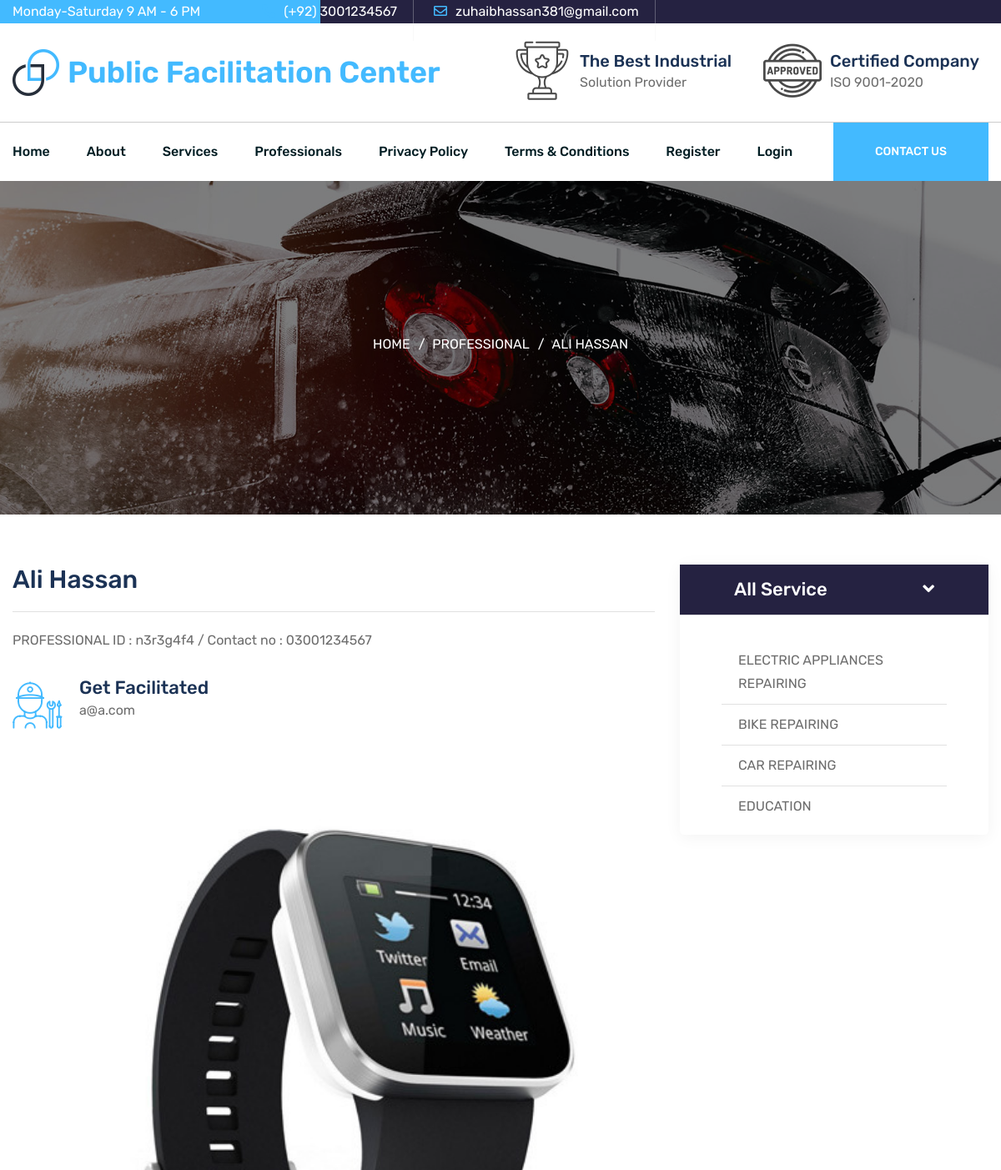
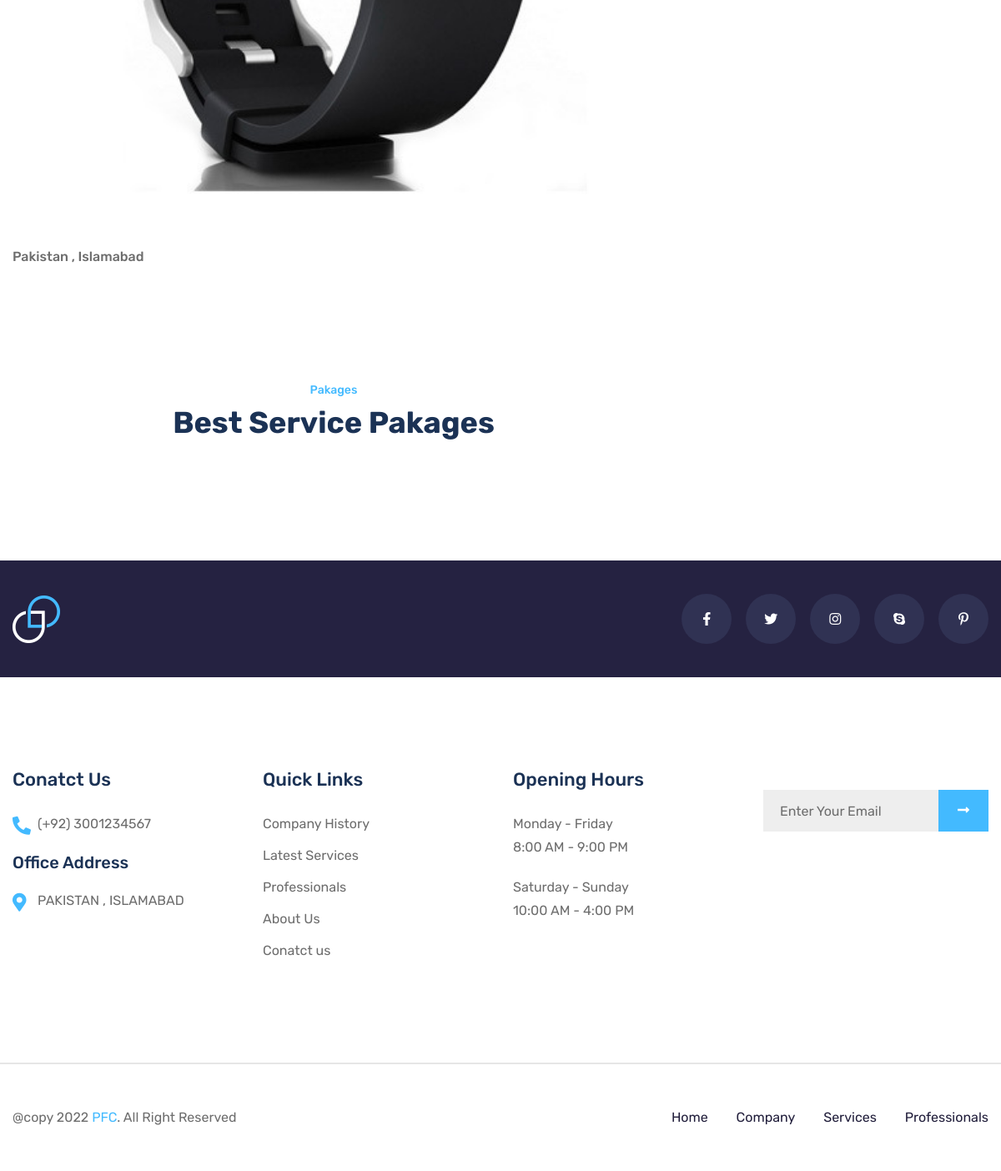
The page /profile/n3r3g4f4 on the database its author committed (2 pictures, top to bottom).
### tables this page shows
CREATE TABLE `tbl_users` (
  `user_id` int(11) NOT NULL,
  `user_profile_image` varchar(255) DEFAULT NULL,
  `user_name` varchar(100) DEFAULT NULL,
  `user_username` varchar(50) DEFAULT NULL,
  `user_slug` varchar(255) DEFAULT NULL,
  `user_email` varchar(255) DEFAULT NULL,
  `user_contact` varchar(20) DEFAULT NULL,
  `user_password` varchar(255) DEFAULT NULL,
  `user_city` varchar(50) DEFAULT NULL,
  `user_location` varchar(255) DEFAULT NULL,
  `service_id` int(11) NOT NULL,
  `user_status` int(1) NOT NULL,
  `user_order` int(11) NOT NULL,
  `user_login_session` varchar(50) DEFAULT NULL
);

CREATE TABLE `tbl_services` (
  `service_id` int(11) NOT NULL,
  `service_slug` varchar(255) DEFAULT NULL,
  `service_title` varchar(255) DEFAULT NULL,
  `service_icon` varchar(100) DEFAULT NULL,
  `service_short_desc` varchar(255) DEFAULT NULL,
  `service_detail` longtext DEFAULT NULL,
  `service_status` int(1) NOT NULL,
  `service_order` int(11) NOT NULL
);

CREATE TABLE `tbl_texts` (
  `txt_id` int(11) NOT NULL,
  `txt_type` varchar(50) NOT NULL,
  `txt_data` longtext DEFAULT NULL
);

### includes/conn.php (called while the page is built, shortened)
<?php session_start();
if ($_SERVER['HTTP_HOST'] != 'localhost') {
    $hostname_dbconn = "localhost";
    $rating_dbname = "public";
    $username_dbconn = "root";
    $password_dbconn = '';
    $path = "http://localhost/public-facilitation-center/";
} else {
    $path = "http://localhost/public-facilitation-center/";
}

### includes/baseFunctions.php (called while the page is built, shortened)
<?php
function doDecode($string, $key = 'fusionmaxcarwash.com')
{
    $key = sha1($key);
    $strLen = strlen($string);
    $keyLen = strlen($key);
    for ($i = 0; $i < $strLen; $i += 2) {
        $ordStr = hexdec(base_convert(strrev(substr($string, $i, 2)), 36, 16));
        $ordKey = ord(substr($key, $j, 1));
        $j++;
        $hash .= chr($ordStr - $ordKey);
    }
    $hash = base64_decode($hash);
    return ($hash);
}
function getTable($table, $where)
{
    global $conn;
    $sql = "SELECT * FROM " . $table . " WHERE " . $where;
    $ex = $conn->query($sql) or die($sql);
    $rs = $ex->fetch_array();
    return $rs;
}
?>

### inc_pages/professional_details.php (the view, shortened to what this page needs)
<?php
$slug = doDecode($_REQUEST['slug']);
$service_qry =  "SELECT * FROM tbl_users  WHERE `user_id`=$slug AND user_status='1' ORDER BY user_order DESC";
$exe1 = $conn->query($service_qry) or die(mysqli_error($conn));
$user = $exe1->fetch_assoc();
?>
<section class="breadcrumbs-area bg_cover"
    style="background-image: url(<?= $path ?>assets/images/bg/breadcrumb-bg-1.jpg);">
    <div class="container">
        <div class="row justify-content-center">
            <div class="col-lg-10">
                <div class="breadcrumbs-content text-center">
                    <ul>
                        <li><a href="#">Home</a></li>
                        <li><a href="<?= $path ?>Professionals">Professional</a></li>
                        <li class="active"><?= $user['user_name'] ?></li>
                    </ul>
                </div>
            </div>
        </div>
    </div>
</section>
<section class="service-details-section pt-60 pb-60">
    <div class="container">
        <div class="row">
            <div class="col-lg-8">
                <div class="service-details-wrapper">
                    <div class="title">
                        <h3><?= $user['user_name'] ?></h3>
                    </div>
                    <p>PROFESSIONAL ID : <?= $_REQUEST['slug'] ?> / Contact no : <?= $user['user_contact'] ?></p>
                    <div class="content-box">
                        <i class="flaticon-mechanic"></i>
                        <h4>Get Facilitated</h4>
                        <P><?= $user['user_email'] ?></P>
                    </div>
                    <img src="<?= $path ?>uploads/professionls/<?= $user['user_profile_image'] ?>" class="img-fluid" alt="">
                    <h6><?= $user['user_location'] ?></h6>
                </div>
                <section class="service-area service-area-v2 pt-110">
                    <div class="container">
                        <div class="row justify-content-center">
                            <div class="col-lg-10">
                                <div class="section-title text-center mb-60">
                                    <span class="span">Pakages</span>
                                    <h2>Best Service Pakages</h2>
                                </div>
                            </div>
                        </div>
                    </div>
                </section>
            </div>
            <div class="col-lg-4">
                <div class="sidebar-widget-area">
                    <div class="widget service-widget mb-40">
                        <h4 class="title">All Service <span class="float-right"><i class="fas fa-angle-down"></i></span>
                        </h4>
                        <ul class="list">
                            <?php $serviceqry =  "SELECT * FROM tbl_services  WHERE service_status='1' ORDER BY service_order DESC";
                                $serviceexe = $conn->query($serviceqry) or die(mysqli_error($conn));
                                while ($service1 = $serviceexe->fetch_array()) { ?>
                            <li><a
                                    href="<?= $path ?>service/<?= $service1['service_slug'] ?>"><?= $service1['service_title'] ?></a>
                            </li>
                            <?php } ?>
                        </ul>
                    </div>
                </div>
            </div>
        </div>
    </div>
</section>

### inc_pages/shared/footer.php (shortened to what this page needs)
<?php
        $footerrs = getTable('tbl_texts', " `txt_type` = 'footer' ");
        $footer = unserialize(stripslashes($footerrs['txt_data']));
        ?>
<footer class="footer-area">
    <div class="footer-top pt-40 pb-40">
        <div class="container">
            <div class="row align-items-center">
                <div class="col-lg-4">
                    <div class="brand-logo">
                        <a href="#"><img src="<?= $path ?>assets/images/logo/logo-2.png" class="img-fluid" alt=""></a>
                    </div>
                </div>
                <div class="col-lg-8">
                    <div class="social-box">
                        <ul>
                            <?php if ($site_facebook) { ?>
                    <li><a target="_blank" href="<?= $site_facebook ?>"><i class="fab fa-facebook-f"></i></a>
                    </li>
                    <?php } ?>
                    <?php if ($site_twitter) { ?>
                    <li><a target="_blank" href="<?= $site_twitter ?>"><i class="fab fa-twitter"></i></a></li>
                    <?php } ?>
                    <?php if ($site_instagram) { ?>
                    <li><a target="_blank" href="<?= $site_instagram ?>"><i class="fab fa-instagram"></i></a>
                    </li>
                    <?php } ?>
                    <?php if ($site_skype) { ?>
                    <li><a target="_blank" href="skype:<?= $site_skype ?>?call"><i class="fab fa-skype"></i></a>
                    </li>
                    <?php } ?>
                    <?php if ($site_pinterest) { ?>
                    <li><a target="_blank" href="<?= $site_pinterest ?>"><i class="fab fa-pinterest-p"></i></a>
                    </li>
                    <?php } ?>
                        </ul>
                    </div>
                </div>
            </div>
        </div>
    </div>
    <div class="footer-widget-area pt-110 pb-110">
        <div class="container">
            <div class="row">
                <div class="col-lg-3 col-md-6 col-sm-12">
                    <div class="widget contact-info-widget">
                        <h4 class="widget-title">Conatct Us</h4>
                        <div class="info-box mb-20">
                            <p><i class="fas fa-phone-alt"></i><a href="tel:+923035051247"><?= $site_phone ?></a></p>
                        </div>
                        <div class="info-box">
                            <h5 class="mb-20">Office Address</h5>
                            <p><i class="fas fa-map-marker-alt"></i><?= $site_address ?></p>
                        </div>
                    </div>
                </div>
                <div class="col-lg-3 col-md-6 col-sm-12">
                    <div class="widget quick-link-widget">
                        <h4 class="widget-title">Quick Links</h4>
                        <ul class="widget-link">
                            <li><a href="<?= $path ?>about">Company History</a></li>
                            <li><a href="<?= $path ?>service">Latest Services</a></li>
                            <li><a href="<?= $path ?>professionals">Professionals</a></li>
                            <li><a href="<?= $path ?>about">About Us</a></li>
                            <li><a href="<?= $path ?>contact">Conatct us</a></li>
                        </ul>
                    </div>
                </div>
                <div class="col-lg-3 col-md-6 col-sm-12">
                    <div class="widget opening-hours-widget">
                        <h4 class="widget-title">Opening Hours</h4>
                        <div class="info-box">
                            <p>Monday - Friday</p>
                            <p>8:00 AM - 9:00 PM</p>
                        </div>
                        <div class="info-box">
                            <p>Saturday - Sunday</p>
                            <p>10:00 AM - 4:00 PM</p>
                        </div>
                    </div>
                </div>
                <div class="col-lg-3 col-md-6 col-sm-12">
                    <div class="widget newsletters-widget">
                  <form action="#" method="post" data-url="<?= $path . 'send-newsletter' ?>" data-type="newsletter" class="newsletters-form contact-form newsletter">
                      <div class="form_group">
                          <input type="email" class="form_control" placeholder="Enter Your Email" name="email" required>
                          <button type="submit" class="icon submit"><img id="btn-loader" style="height: 25px;display:none;" src="<?= $path ?>assets/images/illustrations/btn-loader.svg" alt="Please wait...">
                              <span class="submit-text"><i class="fas fa-long-arrow-alt-right"></i></span></button>
                      </div>
                  </form>
              </div>
          </div>
            </div>
        </div>
    </div>
    <div class="footer-bootom-area">
        <div class="container">
            <div class="row">
                <div class="col-lg-6">
                    <div class="copyright-text">
                        <p><?= $footer['text_copyright'] ?></p>
                    </div>
                </div>
                <div class="col-lg-6">
                    <div class="footer-nav">
                        <ul>
                            <li><a href="<?= $path ?>">Home</a></li>
                            <li><a href="<?= $path ?>about">Company</a></li>
                            <li><a href="<?= $path ?>service">Services</a></li>
                            <li><a href="<?= $path ?>professionals">Professionals</a></li>
                        </ul>
                    </div>
                </div>
            </div>
        </div>
    </div>
</footer>

### assets/css/default.css (style rules this page uses)
.mb-20 { margin-bottom: 20px; }
.mb-40 { margin-bottom: 40px; }
.mb-60 { margin-bottom: 60px; }
.pt-40 { padding-top: 40px; }
.pt-60 { padding-top: 60px; }
.pt-110 { padding-top: 110px; }
.pb-40 { padding-bottom: 40px; }
.pb-60 { padding-bottom: 60px; }
.pb-110 { padding-bottom: 110px; }

### rows shown on the page
tbl_users: user_name "ALI HASSAN", user_name "Ali Hassan", user_contact "03001234567", user_email "a@a.com", user_profile_image (picture), user_location "Pakistan , Islamabad"
tbl_services: service_title "ELECTRIC APPLIANCES REPAIRING"
tbl_services: service_title "BIKE REPAIRING"
tbl_services: service_title "CAR REPAIRING"
tbl_services: service_title "EDUCATION"
tbl_texts: txt_data "@copy 2022 PFC . All Right Reserved"

### other values the page prints
$site_phone "(+92) 3001234567"
$site_email "zuhaibhassan381@gmail.com"
$_REQUEST['slug'] "n3r3g4f4"
$site_address "PAKISTAN , ISLAMABAD"
